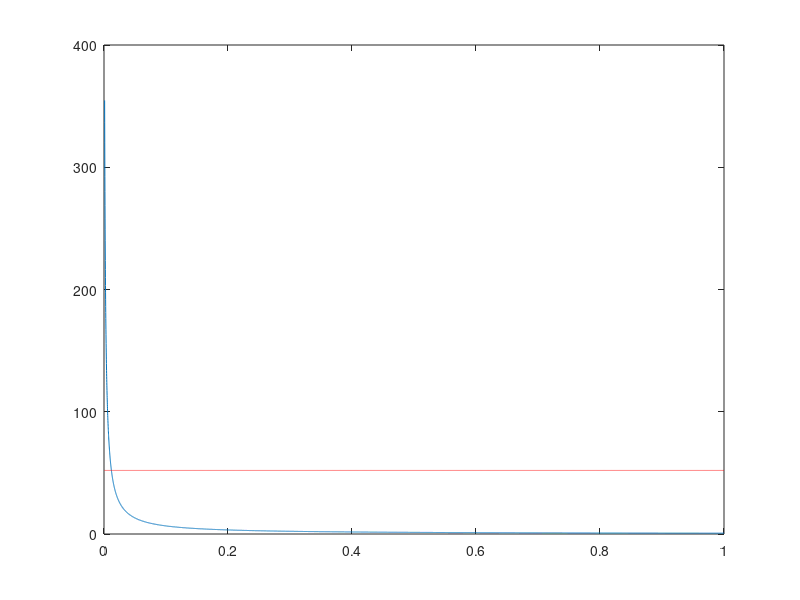

Reproduce this figure in MATLAB.
clear
clc
close all

theta = 30*pi/180;
R = 0.375;
dxd = 0.001:0.0001:1;
ALC = 1;
sumomega = 3031.0459660189467; %4*568;
u = tan(theta)./(ALC/(sumomega*R)+dxd);
xdot = u*cos(theta) + u*tan(theta)*sin(theta);

uvec = linspace(52,52,length(dxd));

figure()
plot(dxd,xdot)
hold on
plot(dxd,uvec,'r--')
